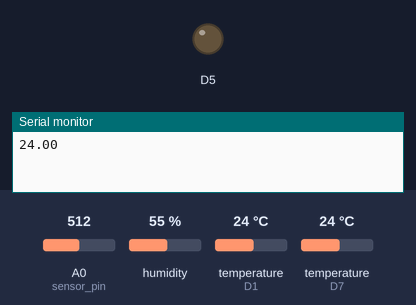
Simulated run of this sketch. Board: ESP8266 (NodeMCU). Shown: output pins drawn as LEDs (lit = HIGH), the last lines printed to the serial monitor. The inputs (shaded band) are chosen by the test bench; at power-on: A0 (sensor_pin) = 512, humidity 55 %, temperature (sensors on D1, D7) 24 °C. WiFi joins after 1.5 s; servers stay silent unless stated.

Above: at 2.2 s.
2.3 s: A0 (sensor_pin) set to 800
6.2 s: A0 (sensor_pin) set to 827
At 9.0 s:
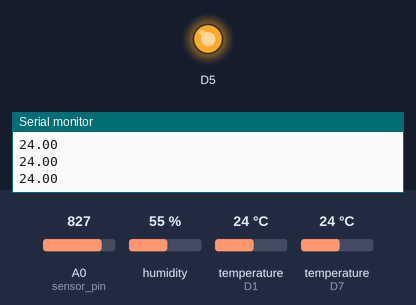
10.1 s: A0 (sensor_pin) set to 716
At 14.9 s:
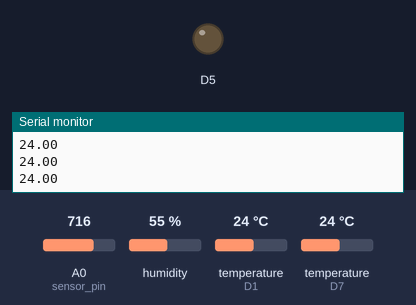
15.2 s: A0 (sensor_pin) set to 992
At 18.1 s:
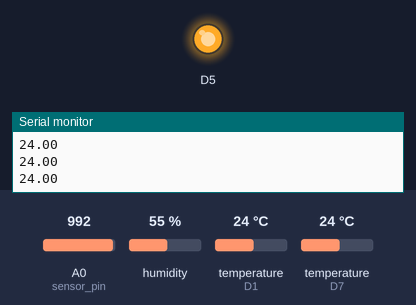
Timing chart, 0 to 19.6 s (numbered marks = the images above; inputs shaded):
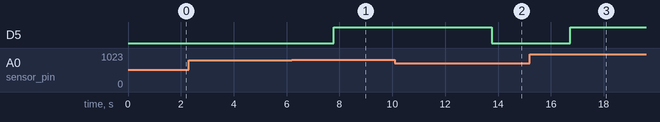

The sketch:

main.ino
```cpp
// including all the header file for using diiferent sensors and using wifi module
#include <ESP8266WiFi.h>
#include <WiFiClientSecure.h>
#include "DHT.h"
#include <DallasTemperature.h>
#include <OneWire.h>
// defining the pins for usage of sensors
#define ONE_WIRE_BUS D7
#define DHTTYPE DHT11 // type of the temperature sensor
const int sensor_pin = A0;
const int DHTPin = D1; //--> The pin used for the DHT11 sensor is Pin D1
DHT dht(DHTPin, DHTTYPE); //--> Initialize DHT sensor, DHT dht(Pin_used, Type_of_DHT_Sensor);
OneWire oneWire(ONE_WIRE_BUS);
DallasTemperature sensors(&oneWire);
// setting the variable for wifi module to use
const char* ssid = "happy birthday"; //--> Your wifi name or SSID.
const char* password = "12345678"; //--> Your wifi password.

//----------------------------------------Host & httpsPort
const char* host = "script.google.com";
const int httpsPort = 443;
//----------------------------------------

WiFiClientSecure client; //--> Create a WiFiClientSecure object.

String GAS_ID = "AKfycbzFVCiowQpoFYNym_Wm71w3Pr4Ek1mWVtRRxLQqDUs2ZJm7wL8glA6ReQaOOlnXbgNF"; //--> spreadsheet script ID

void setup() {
  // put your setup code here, to run once:
  Serial.begin(9600);
  delay(500);
  dht.begin();  //--> Start reading DHT11 sensors
  delay(500);
  WiFi.begin(ssid, password); //--> Connect to your WiFi router
  client.setInsecure();
  pinMode(D5, OUTPUT);
  sensors.begin();
}

void loop() {
  float soilmoist;
  int irrigation=0;
  //Reading Sensor values
  soilmoist = ( 100.00 - ( (analogRead(sensor_pin)/1023.00) * 100.00 ) );
  sensors.requestTemperatures();
  float soiltemp= sensors.getTempCByIndex(0);
  int h = dht.readHumidity();
  float t = dht.readTemperature();
  // Implementing the irrigation system
  if(soilmoist<20)
  { irrigation=1;digitalWrite(D5,HIGH);}
  else
  {irrigation=0;digitalWrite(D5, LOW);}
  // Check if any reads failed and exit early (to try again).
  if (isnan(h) || isnan(t))
    return;
  //Sending data to excel sheet
  sendData(t, h,soilmoist, soiltemp,irrigation);
  delay(2000);
}

// Subroutine for sending data to Google Sheets
void sendData(float tem, int hum, float soilmoist, float soiltemp, int irrigation) {
  //Connect to Google host
  if (!client.connect(host, httpsPort)) {
    Serial.println("Not Connect");
    return;
  }
  //Processing data and sending data
  String string_temperature =  String(tem);
  String string_humidity =  String(hum, DEC);
  String string_soilmoist =  String(soilmoist);
  String string_soiltemp =  String(soiltemp);
  String string_irrigation =  String(irrigation);

  String url = "/macros/s/" + GAS_ID + "/exec?temperature=" + string_temperature +
  "&humidity=" + string_humidity+ "&soilmoist=" + string_soilmoist+ "&soiltemp=" +
  string_soiltemp+ "&irrigation=" + string_irrigation;
  client.print(String("GET ") + url + " HTTP/1.1\r\n" +
         "Host: " + host + "\r\n" +
         "User-Agent: BuildFailureDetectorESP8266\r\n" +
         "Connection: close\r\n\r\n\r\n");
  Serial.println(string_temperature);

}
```

Measured:
- the behaviour switches between 818 and 819 on A0 (sensor_pin) (found by bisection; images 0 and 1)
- after the input at 6.2 s, D5: LOW → HIGH after 1.6 s
- after the input at 10.1 s, D5: HIGH → LOW after 3.7 s
- after the input at 15.2 s, D5: LOW → HIGH after 1.5 s
